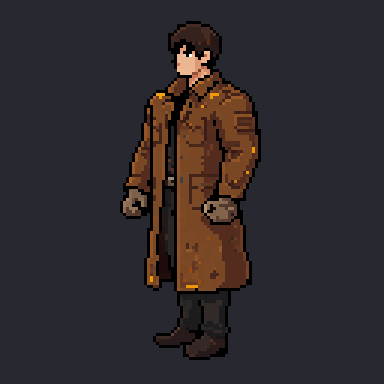
#> input picture _art/work/dov/dov_attack.gif, 384 x 384 px, given in place of man.png, which was not available
$ python build_all.py
#> lines starting #> are read from the running program, lines starting #| are printed output that depends on the picture; pictures that were not available may be replaced by others from this repository, and a replacement may not be noted
### _art/work/dov/scripts/common.py
# common.py — shared helpers for the Dov animation pipeline (Python + PIL only)
import json, os
from PIL import Image, ImageDraw

SRC = '/mnt/user-data/uploads'
OUT = '/home/claude/dov/out'
os.makedirs(OUT, exist_ok=True)

W = H = 128
FX = {(0xe0, 0xa0, 0x40), (0xf1, 0xef, 0xe8)}  # amber + white
CHAR = 'dov'

REST = Image.open(f'{SRC}/man.png').convert('RGBA')


def palette(im):
    return {p[:3] for p in im.getdata() if p[3] == 255}


PALETTE = palette(REST)
#> PALETTE = 127 items


def load_sheet(name):
    """pixler sheet -> list of 128x128 frames"""
    sh = Image.open(f'{SRC}/man-{name}.png').convert('RGBA')
    n = sh.width // W
    return [sh.crop((i * W, 0, (i + 1) * W, H)) for i in range(n)]


def new_frame():
    return Image.new('RGBA', (W, H), (0, 0, 0, 0))


# [11 lines left out: functions paste, _paste_neg, not called in this run]


def shift(im, dx, dy):
    return paste(new_frame(), im, dx, dy)


# [63 lines left out: functions assert_frame, components, save_sheet, save_gif, contact, not called in this run]


def diff_px(a, b):
    return sum(1 for p, q in zip(a.getdata(), b.getdata()) if p != q)


# [4 lines left out: function write_json, not called in this run]


# ---- keyframe helpers (pixler sheets) -------------------------------------------------
from rig import split as _split
_PARTS, _ = _split()
HEAD = _PARTS['head']
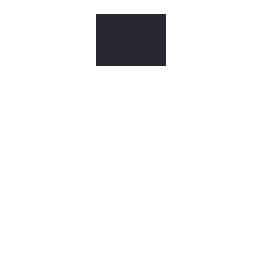
#> HEAD: PIL image 128x128 RGBA (shown 2 times larger); mean R, G, B, A 2.2, 2.2, 2.7, 14.2; transparent parts drawn white
HEAD_BOX = HEAD.getbbox()
#> HEAD_BOX = (48, 7, 83, 33)
_HEAD_CROP = HEAD.crop(HEAD_BOX)
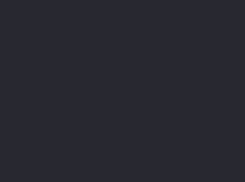
#> _HEAD_CROP: PIL image 35x26 RGBA (shown 7 times larger); mean R, G, B, A 40, 40, 48, 255


# [30 lines left out: functions locate_head, patch_head, not called in this run]


SHEET_PALETTE = set(PALETTE)
#> SHEET_PALETTE = 127 items
for _n in ['attack', 'cast', 'brace', 'parry', 'dodge', 'idle', 'hurt', 'death', 'victory']:
    for _f in load_sheet(_n):
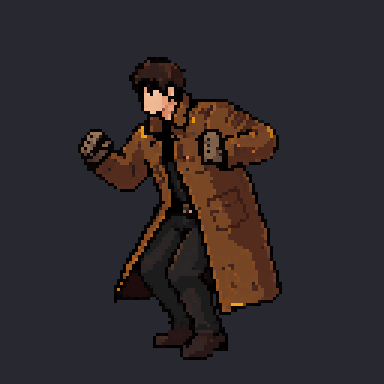
#> input picture _art/work/dov/dov_brace.gif, 384 x 384 px, given in place of man-attack.png, which was not available
        SHEET_PALETTE |= palette(_f)
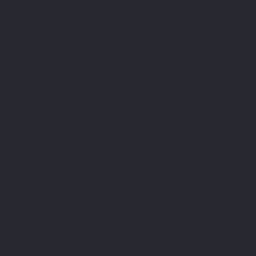
#> _f: PIL image 128x128 RGBA (shown 2 times larger); mean R, G, B, A 40, 40, 48, 255

### _art/work/dov/scripts/rig.py
# rig.py — part map of the Dov rest sprite (man.png). Regions are explicit per row,
# not color-only (ANIMATION.md §3). Reconstruction of all parts must equal the original.
from PIL import Image, ImageDraw
from common import REST, W, H, new_frame, diff_px, OUT

px = REST.load()

# ---- part regions: name -> list of (y0, y1, x0, x1) inclusive boxes, evaluated in order.
# First box that contains a pixel claims it. Order = priority (small parts first).
PARTS = {
    'far_fist':  [(62, 72, 38, 51)],                 # far (viewer-left) bandaged fist
    'far_arm':   [(40, 61, 38, 51)],
    'near_fist': [(65, 65, 71, 77), (66, 66, 70, 82), (67, 69, 68, 80), (70, 70, 68, 81),
                  (71, 71, 68, 80), (72, 72, 68, 79), (73, 73, 69, 79), (74, 74, 72, 78)],  # ring-traced
    'near_arm':  [(38, 66, 73, 88), (67, 76, 81, 88)],  # near sleeve, down to the fist
    'head':      [(7, 32, 48, 82)],                  # hair + face + neck (collar = torso)
    'hem_front': [(86, 100, 38, 65)],                # front flap (viewer-left)
    'hem_back':  [(86, 100, 66, 88)],                # back flap (viewer-right)
    'legs':      [(101, 120, 48, 82)],               # pants + boots
    'torso':     [(30, 85, 38, 88)],                 # coat body + lining + belt
}
COLORS = {'far_fist': (255, 0, 0), 'far_arm': (255, 140, 0), 'near_fist': (0, 200, 255),
          'near_arm': (0, 90, 255), 'head': (255, 255, 0), 'hem_front': (0, 220, 0),
          'hem_back': (0, 120, 0), 'legs': (200, 0, 255), 'torso': (150, 150, 150)}

# pivots (x, y) in canvas coords
PIVOTS = {'head': (66, 33), 'far_arm': (46, 42), 'near_arm': (80, 42), 'torso': (64, 84),
          'hem_front': (56, 86), 'hem_back': (76, 86), 'legs': (64, 100),
          'far_fist': (46, 67), 'near_fist': (75, 70)}


def owner(x, y):
    for name, boxes in PARTS.items():
        for y0, y1, x0, x1 in boxes:
            if y0 <= y <= y1 and x0 <= x <= x1:
                return name
    return None


def split(src=REST):
    parts = {n: new_frame() for n in PARTS}
    sp = src.load(); dst = {n: parts[n].load() for n in PARTS}
    unowned = 0
    for y in range(H):
        for x in range(W):
            if sp[x, y][3]:
                o = owner(x, y)
                if o is None:
                    unowned += 1; continue
                dst[o][x, y] = sp[x, y]
    return parts, unowned


# [29 lines left out: functions reconstruct, overlay, not called in this run]


# [7 lines that do not run on import are left out]

### _art/work/dov/scripts/build_all.py
# build_all.py — regenerates the whole Dov set, writes dov_animations.json + dov_rest.png,
# runs the delivery checks (ANIMATION.md §8) and zips sheets + GIFs + JSON + scripts.
import json, shutil, os, glob
#> (the run stopped early here; a loop or call above may not have finished)
